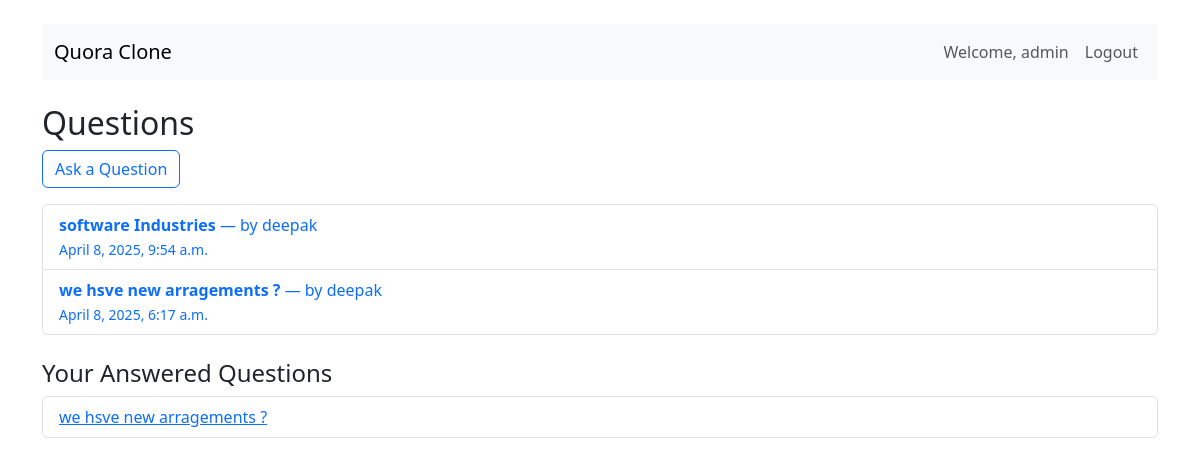
Screenshot of / (signed in) with the database file from the repository.
### quora_clone/models.py (models this page shows, shortened)
class Question(models.Model):
    title = models.CharField(max_length=255)
    description = models.TextField()
    author = models.ForeignKey(User, on_delete=models.CASCADE, related_name='questions')
    created_at = models.DateTimeField(auto_now_add=True)

### quora_clone/views.py (the view)
# urls.py: 2. Add a URL to urlpatterns:  path('', views.home, name='home')
def home(request):
    questions = Question.objects.all().order_by('-created_at')
    paginator = Paginator(questions, 5)
    page_number = request.GET.get('page')
    page_obj = paginator.get_page(page_number)
    answered_questions = []
    if request.user.is_authenticated:
        answered_questions = Answer.objects.filter(author=request.user).values_list('question_id', flat=True)
    return render(request, 'core/home.html', {
        'questions': page_obj,
        'answered_questions': answered_questions
    })

### quora_clone/templates/core/home.html (shortened to what this page needs)
{% extends 'core/base.html' %}
{% block content %}
<h2>Questions</h2>
{% if user.is_authenticated %}
  <a class="btn btn-outline-primary mb-3" href="{% url 'post_question' %}">Ask a Question</a>
{% else %}
  <button class="btn btn-outline-secondary mb-3" data-bs-toggle="modal" data-bs-target="#authModal">
    Ask a Question (Login Required)
  </button>
{% endif %}
<div class="list-group">
  {% for q in questions %}
    {% if user.is_authenticated %}
      <div class="list-group-item d-flex justify-content-between align-items-start">
        <a href="{% url 'question_detail' q.id %}" class="text-decoration-none flex-grow-1">
          <strong>{{ q.title }}</strong> — by {{ q.author.username }}<br>
          <small>{{ q.created_at }}</small>
        </a>
      </div>
    {% else %}
      <a href="#" class="list-group-item list-group-item-action" data-bs-toggle="modal" data-bs-target="#authModal">
        <strong>{{ q.title }}</strong> — by {{ q.author.username }}<br>
        <small>{{ q.created_at }}</small>
      </a>
    {% endif %}
  {% endfor %}
</div>
{% if user.is_authenticated %}
<h4 class="mt-4">Your Answered Questions</h4>
<ul class="list-group">
  {% for q in questions %}
    {% if q.id in answered_questions %}
      <li class="list-group-item"><a href="{% url 'question_detail' q.id %}">{{ q.title }}</a></li>
    {% endif %}
  {% endfor %}
</ul>
{% endif %}
{% endblock %}

### quora_clone/templates/core/base.html (shortened to what this page needs)
<!DOCTYPE html>
<html>
<head>
  <link href="https://cdn.jsdelivr.net/npm/bootstrap@5.3.0/dist/css/bootstrap.min.css" rel="stylesheet">
  <link href="https://cdn.jsdelivr.net/npm/bootstrap-icons@1.10.5/font/bootstrap-icons.css" rel="stylesheet">
</head>
<body class="container py-4">
  <nav class="navbar navbar-expand-lg navbar-light bg-light mb-4">
    <div class="container-fluid">
      <a class="navbar-brand" href="/">Quora Clone</a>
      <div class="collapse navbar-collapse">
        <ul class="navbar-nav ms-auto">
          {% if user.is_authenticated %}
            <li class="nav-item"><a class="nav-link" href="#">Welcome, {{ user.username }}</a></li>
            <li class="nav-item"><a class="nav-link" href="{% url 'logout' %}">Logout</a></li>
          {% else %}
            <li class="nav-item"><a class="nav-link" href="{% url 'login' %}">Login</a></li>
            <li class="nav-item"><a class="nav-link" href="{% url 'signup' %}">Signup</a></li>
          {% endif %}
        </ul>
      </div>
    </div>
  </nav>
  {% block content %}{% endblock %}
</body>
</html>

### rows the page displays
Question: title "software Industries", author.username "deepak", created_at "April 8, 2025, 9:54 a.m."
Question: title "we hsve new arragements ?", author.username "deepak", created_at "April 8, 2025, 6:17 a.m."

### other values shown
{{ user.username }} "admin"
